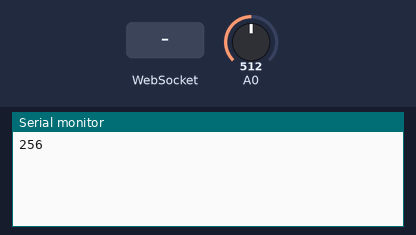
A sketch run on a simulated ESP8266 (NodeMCU). Shown: the last lines printed to the serial monitor. The inputs (shaded band) are chosen by the test bench; at power-on: A0 = 512. WiFi joins after 1.5 s; servers stay silent unless stated.

Above: at 2.7 s.
2.8 s: WebSocket text "1" received
At 4.0 s:
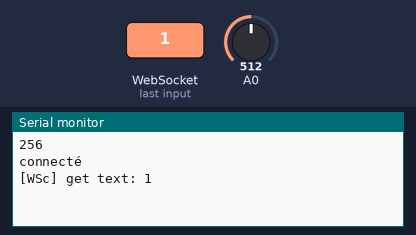
4.3 s: A0 set to 716
At 4.8 s:
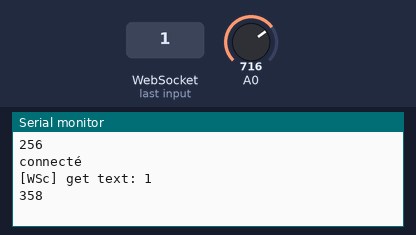
5.8 s: WebSocket text "0" received
At 6.4 s:
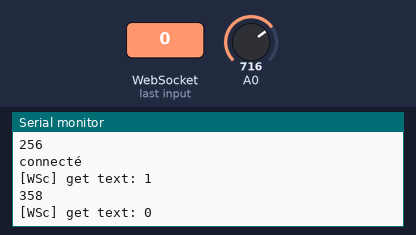
7.3 s: A0 set to 900
At 7.7 s:
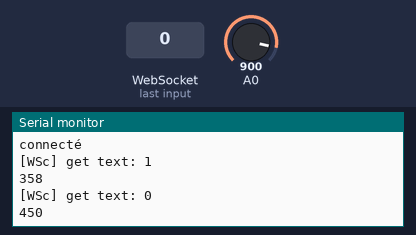

The sketch:

ethylotest.ino
```cpp
#include <ESP8266WiFi.h>
#include <DNSServer.h>
#include <ESP8266WebServer.h>
#include <WiFiManager.h>

#include <WebSocketsClient.h>
WebSocketsClient webSocket;

int lastValue = 0;
int readValue = 0;
long lastTime = 0;

void setup() {
  WiFi.mode(WIFI_STA);

  Serial.begin(115200);
  WiFiManager wifiManager;
  wifiManager.autoConnect("ETHYLOTEST");

  webSocket.begin("bartender.local", 12345, "");
  webSocket.onEvent(webSocketEvent);
}

void loop() {
  webSocket.loop();
  if(millis()-lastTime>100){
    readValue = analogRead(A0)/2;
    lastTime = millis();
    if(readValue != lastValue){
      Serial.println(readValue);
      lastValue = readValue;
      webSocket.sendTXT("update|ethylotest|" + String(lastValue));
    }
  }
}

#define USE_SERIAL Serial

void webSocketEvent(WStype_t type, uint8_t * payload, size_t length) {

  switch(type) {
    case WStype_DISCONNECTED:
      Serial.println("déconnecté");
      break;
    case WStype_CONNECTED: {
      Serial.println("connecté");
      webSocket.sendTXT("setupAs|ethylotest");
    }
      break;
    case WStype_TEXT:
      USE_SERIAL.printf("[WSc] get text: %s\n", payload);
      break;
    }
}
```

Measured:
- after the input at 2.8 s, the serial monitor: prints a new line at once (image 1)
- after the input at 4.3 s, the serial monitor: prints a new line after 0.05 s (image 2)
- after the input at 5.8 s, the serial monitor: prints a new line at once (image 3)
- after the input at 7.3 s, the serial monitor: prints a new line at once (image 4)
